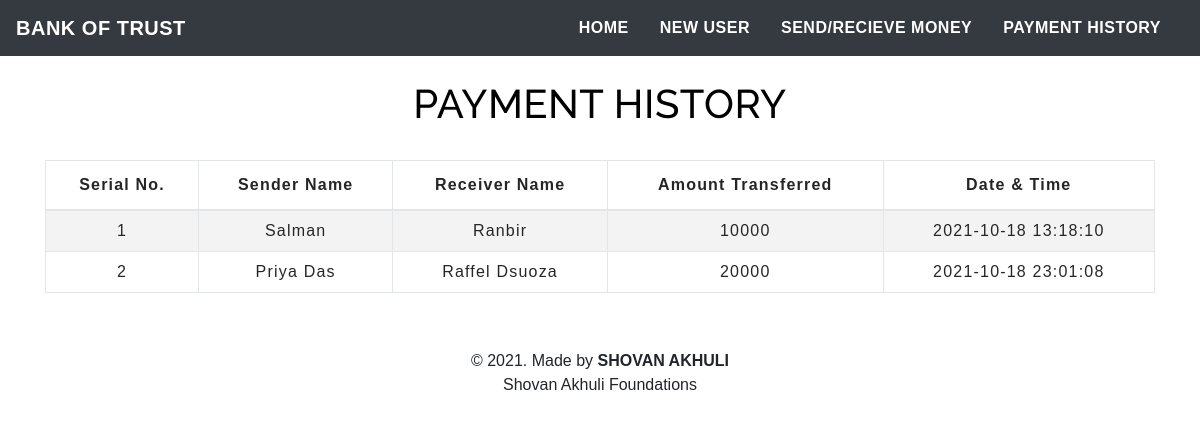
The page /transactionhistory.php on the database its author committed.
### tables this page shows
CREATE TABLE `transaction` (
  `sno` int(3) NOT NULL,
  `sender` text NOT NULL,
  `receiver` text NOT NULL,
  `balance` int(8) NOT NULL,
  `datetime` datetime NOT NULL DEFAULT current_timestamp()
);

### transactionhistory.php (the view, shortened to what this page needs)
<!DOCTYPE html>
<html lang="en">
<head>
    <link rel="stylesheet" href="https://stackpath.bootstrapcdn.com/bootstrap/4.5.2/css/bootstrap.min.css">
    <link rel="stylesheet" type="text/css" href="css/table.css">
    <link rel="stylesheet" type="text/css" href="css/navbar.css">
</head>
<body style="background-image:url('history.jpg');background-size:cover;">
<?php
  include 'navbar.php';
?>
	<div class="container">
        <h2 class="text-center pt-4" style="color : black;">PAYMENT HISTORY</h2>
       <br>
       <div class="table-responsive-sm">
    <table class="table table-hover table-striped table-condensed table-bordered" style="background-color:white; opacity: 0.85;">
        <thead style="color : black;">
            <tr>
                <th class="text-center">Serial No.</th>
                <th class="text-center">Sender Name</th>
                <th class="text-center">Receiver Name</th>
                <th class="text-center">Amount Transferred</th>
                <th class="text-center">Date & Time</th>
            </tr>
        </thead>
        <tbody>
        <?php
            include 'config.php';
            $sql ="select * from transaction";
            $query =mysqli_query($conn, $sql);
            while($rows = mysqli_fetch_assoc($query))
            {
        ?>
            <tr style="color : black;">
            <td class="py-2"><?php echo $rows['sno']; ?></td>
            <td class="py-2"><?php echo $rows['sender']; ?></td>
            <td class="py-2"><?php echo $rows['receiver']; ?></td>
            <td class="py-2"><?php echo $rows['balance']; ?> </td>
            <td class="py-2"><?php echo $rows['datetime']; ?> </td>
        <?php
            }
        ?>
        </tbody>
    </table>
    </div>
</div>
<footer class="text-center mt-5 py-2">
            <p>&copy 2021. Made by <b>SHOVAN AKHULI</b> <br> Shovan Akhuli Foundations</p>
</footer>
</body>
</html>

### css/table.css (style rules this page uses)
* { padding: 0; margin: 0; box-sizing: border-box; font-family: sans-serif; }
h2 { font-size: 40px; }
table { letter-spacing: 1.2px; }
td { text-align: center; }

### css/navbar.css (style rules this page uses)
h2 { color: #4C4B4B; letter-spacing: 0.5px; font-family: raleway; }

### rows shown on the page
transaction: sno "1", sender "Salman", receiver "Ranbir", balance "10000", datetime "2021-10-18 13:18:10"
transaction: sno "2", sender "Priya Das", receiver "Raffel Dsuoza", balance "20000", datetime "2021-10-18 23:01:08"
